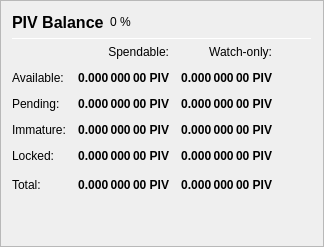
                   <widget class="QFrame" name="frame_Balances">
                    <property name="frameShape">
                     <enum>QFrame::StyledPanel</enum>
                    </property>
                    <property name="frameShadow">
                     <enum>QFrame::Raised</enum>
                    </property>
                    <layout class="QVBoxLayout" name="verticalLayout_4">
                     <item>
                      <layout class="QHBoxLayout" name="horizontalLayout_4">
                       <item>
                        <widget class="QLabel" name="label_5">
                         <property name="minimumSize">
                          <size>
                           <width>0</width>
                           <height>20</height>
                          </size>
                         </property>
                         <property name="font">
                          <font>
                           <pointsize>12</pointsize>
                           <weight>75</weight>
                           <bold>true</bold>
                          </font>
                         </property>
                         <property name="text">
                          <string>PIV Balance</string>
                         </property>
                        </widget>
                       </item>
                       <item>
                        <widget class="QLabel" name="labelPIVPercent">
                         <property name="text">
                          <string notr="true">0 %</string>
                         </property>
                        </widget>
                       </item>
                       <item>
                        <spacer name="horizontalSpacer_3">
                         <property name="orientation">
                          <enum>Qt::Horizontal</enum>
                         </property>
                         <property name="sizeHint" stdset="0">
                          <size>
                           <width>40</width>
                           <height>20</height>
                          </size>
                         </property>
                        </spacer>
                       </item>
                      </layout>
                     </item>
                     <item>
                      <widget class="Line" name="line_Balance">
                       <property name="minimumSize">
                        <size>
                         <width>0</width>
                         <height>1</height>
                        </size>
                       </property>
                       <property name="maximumSize">
                        <size>
                         <width>16777215</width>
                         <height>1</height>
                        </size>
                       </property>
                       <property name="orientation">
                        <enum>Qt::Horizontal</enum>
                       </property>
                      </widget>
                     </item>
                     <item>
                      <layout class="QGridLayout" name="gridLayout">
                       <property name="spacing">
                        <number>12</number>
                       </property>
                       <item row="0" column="1">
                        <widget class="QLabel" name="labelSpendable">
                         <property name="text">
                          <string>Spendable:</string>
                         </property>
                         <property name="alignment">
                          <set>Qt::AlignRight|Qt::AlignTrailing|Qt::AlignVCenter</set>
                         </property>
                        </widget>
                       </item>
                       <item row="0" column="2">
                        <widget class="QLabel" name="labelWatchonly">
                         <property name="text">
                          <string>Watch-only:</string>
                         </property>
                         <property name="alignment">
                          <set>Qt::AlignRight|Qt::AlignTrailing|Qt::AlignVCenter</set>
                         </property>
                        </widget>
                       </item>
                       <item row="1" column="0">
                        <widget class="QLabel" name="labelBalanceText">
                         <property name="text">
                          <string>Available:</string>
                         </property>
                        </widget>
                       </item>
                       <item row="1" column="1">
                        <widget class="QLabel" name="labelBalance">
                         <property name="font">
                          <font>
                           <weight>75</weight>
                           <bold>true</bold>
                          </font>
                         </property>
                         <property name="cursor">
                          <cursorShape>IBeamCursor</cursorShape>
                         </property>
                         <property name="toolTip">
                          <string>Your current spendable balance</string>
                         </property>
                         <property name="text">
                          <string notr="true">0.000 000 00 PIV</string>
                         </property>
                         <property name="alignment">
                          <set>Qt::AlignRight|Qt::AlignTrailing|Qt::AlignVCenter</set>
                         </property>
                         <property name="textInteractionFlags">
                          <set>Qt::LinksAccessibleByMouse|Qt::TextSelectableByKeyboard|Qt::TextSelectableByMouse</set>
                         </property>
                        </widget>
                       </item>
                       <item row="1" column="2">
                        <widget class="QLabel" name="labelWatchAvailable">
                         <property name="font">
                          <font>
                           <weight>75</weight>
                           <bold>true</bold>
                          </font>
                         </property>
                         <property name="cursor">
                          <cursorShape>IBeamCursor</cursorShape>
                         </property>
                         <property name="toolTip">
                          <string>Your current balance in watch-only addresses</string>
                         </property>
                         <property name="text">
                          <string notr="true">0.000 000 00 PIV</string>
                         </property>
                         <property name="alignment">
                          <set>Qt::AlignRight|Qt::AlignTrailing|Qt::AlignVCenter</set>
                         </property>
                         <property name="textInteractionFlags">
                          <set>Qt::LinksAccessibleByMouse|Qt::TextSelectableByKeyboard|Qt::TextSelectableByMouse</set>
                         </property>
                        </widget>
                       </item>
                       <item row="2" column="0">
                        <widget class="QLabel" name="labelPendingText">
                         <property name="text">
                          <string>Pending:</string>
                         </property>
                        </widget>
                       </item>
                       <item row="2" column="1">
                        <widget class="QLabel" name="labelUnconfirmed">
                         <property name="font">
                          <font>
                           <weight>75</weight>
                           <bold>true</bold>
                          </font>
                         </property>
                         <property name="cursor">
                          <cursorShape>IBeamCursor</cursorShape>
                         </property>
                         <property name="toolTip">
                          <string>Total of transactions that have yet to be confirmed, and do not yet count toward the spendable balance</string>
                         </property>
                         <property name="text">
                          <string notr="true">0.000 000 00 PIV</string>
                         </property>
                         <property name="alignment">
                          <set>Qt::AlignRight|Qt::AlignTrailing|Qt::AlignVCenter</set>
                         </property>
                         <property name="textInteractionFlags">
                          <set>Qt::LinksAccessibleByMouse|Qt::TextSelectableByKeyboard|Qt::TextSelectableByMouse</set>
                         </property>
                        </widget>
                       </item>
                       <item row="2" column="2">
                        <widget class="QLabel" name="labelWatchPending">
                         <property name="font">
                          <font>
                           <weight>75</weight>
                           <bold>true</bold>
                          </font>
                         </property>
                         <property name="cursor">
                          <cursorShape>IBeamCursor</cursorShape>
                         </property>
                         <property name="toolTip">
                          <string>Unconfirmed transactions to watch-only addresses</string>
                         </property>
                         <property name="text">
                          <string notr="true">0.000 000 00 PIV</string>
                         </property>
                         <property name="alignment">
                          <set>Qt::AlignRight|Qt::AlignTrailing|Qt::AlignVCenter</set>
                         </property>
                         <property name="textInteractionFlags">
                          <set>Qt::LinksAccessibleByMouse|Qt::TextSelectableByKeyboard|Qt::TextSelectableByMouse</set>
                         </property>
                        </widget>
                       </item>
                       <item row="3" column="0">
                        <widget class="QLabel" name="labelImmatureText">
                         <property name="text">
                          <string>Immature:</string>
                         </property>
                        </widget>
                       </item>
                       <item row="3" column="1">
                        <widget class="QLabel" name="labelImmature">
                         <property name="font">
                          <font>
                           <weight>75</weight>
                           <bold>true</bold>
                          </font>
                         </property>
                         <property name="cursor">
                          <cursorShape>IBeamCursor</cursorShape>
                         </property>
                         <property name="toolTip">
                          <string>Staked or masternode rewards that has not yet matured</string>
                         </property>
                         <property name="text">
                          <string notr="true">0.000 000 00 PIV</string>
                         </property>
                         <property name="alignment">
                          <set>Qt::AlignRight|Qt::AlignTrailing|Qt::AlignVCenter</set>
                         </property>
                         <property name="textInteractionFlags">
                          <set>Qt::LinksAccessibleByMouse|Qt::TextSelectableByKeyboard|Qt::TextSelectableByMouse</set>
                         </property>
                        </widget>
                       </item>
                       <item row="3" column="2">
                        <widget class="QLabel" name="labelWatchImmature">
                         <property name="font">
                          <font>
                           <weight>75</weight>
                           <bold>true</bold>
                          </font>
                         </property>
                         <property name="cursor">
                          <cursorShape>IBeamCursor</cursorShape>
                         </property>
                         <property name="toolTip">
                          <string>Staked or masternode rewards in watch-only addresses that has not yet matured</string>
                         </property>
                         <property name="text">
                          <string notr="true">0.000 000 00 PIV</string>
                         </property>
                         <property name="alignment">
                          <set>Qt::AlignRight|Qt::AlignTrailing|Qt::AlignVCenter</set>
                         </property>
                         <property name="textInteractionFlags">
                          <set>Qt::LinksAccessibleByMouse|Qt::TextSelectableByKeyboard|Qt::TextSelectableByMouse</set>
                         </property>
                        </widget>
                       </item>
                       <item row="4" column="0">
                        <widget class="QLabel" name="labelLockedBalanceText">
                         <property name="toolTip">
                          <string>Locked PIV or Masternode collaterals. These are excluded from zPIV minting.</string>
                         </property>
                         <property name="text">
                          <string>Locked:</string>
                         </property>
                        </widget>
                       </item>
                       <item row="4" column="1">
                        <widget class="QLabel" name="labelLockedBalance">
                         <property name="font">
                          <font>
                           <weight>75</weight>
                           <bold>true</bold>
                          </font>
                         </property>
                         <property name="cursor">
                          <cursorShape>IBeamCursor</cursorShape>
                         </property>
                         <property name="toolTip">
                          <string>Locked PIV or Masternode collaterals. These are excluded from zPIV minting.</string>
                         </property>
                         <property name="text">
                          <string notr="true">0.000 000 00 PIV</string>
                         </property>
                         <property name="alignment">
                          <set>Qt::AlignRight|Qt::AlignTrailing|Qt::AlignVCenter</set>
                         </property>
                         <property name="textInteractionFlags">
                          <set>Qt::LinksAccessibleByMouse|Qt::TextSelectableByKeyboard|Qt::TextSelectableByMouse</set>
                         </property>
                        </widget>
                       </item>
                       <item row="4" column="2">
                        <widget class="QLabel" name="labelWatchLocked">
                         <property name="font">
                          <font>
                           <weight>75</weight>
                           <bold>true</bold>
                          </font>
                         </property>
                         <property name="cursor">
                          <cursorShape>IBeamCursor</cursorShape>
                         </property>
                         <property name="toolTip">
                          <string>Current locked balance in watch-only addresses</string>
                         </property>
                         <property name="text">
                          <string notr="true">0.000 000 00 PIV</string>
                         </property>
                         <property name="alignment">
                          <set>Qt::AlignRight|Qt::AlignTrailing|Qt::AlignVCenter</set>
                         </property>
                         <property name="textInteractionFlags">
                          <set>Qt::LinksAccessibleByMouse|Qt::TextSelectableByKeyboard|Qt::TextSelectableByMouse</set>
                         </property>
                        </widget>
                       </item>
                       <item row="5" column="0">
                        <widget class="QLabel" name="labelTotalText">
                         <property name="toolTip">
                          <string>Your current NextON balance, unconfirmed and immature transactions included</string>
                         </property>
                         <property name="text">
                          <string>Total:</string>
                         </property>
                        </widget>
                       </item>
                       <item row="5" column="1">
                        <widget class="QLabel" name="labelTotal">
                         <property name="font">
                          <font>
                           <weight>75</weight>
                           <bold>true</bold>
                          </font>
                         </property>
                         <property name="cursor">
                          <cursorShape>IBeamCursor</cursorShape>
                         </property>
                         <property name="toolTip">
                          <string>Your current NextON balance, unconfirmed and immature transactions included</string>
                         </property>
                         <property name="text">
                          <string notr="true">0.000 000 00 PIV</string>
                         </property>
                         <property name="alignment">
                          <set>Qt::AlignRight|Qt::AlignTrailing|Qt::AlignVCenter</set>
                         </property>
                         <property name="textInteractionFlags">
                          <set>Qt::LinksAccessibleByMouse|Qt::TextSelectableByKeyboard|Qt::TextSelectableByMouse</set>
                         </property>
                        </widget>
                       </item>
                       <item row="5" column="2">
                        <widget class="QLabel" name="labelWatchTotal">
                         <property name="font">
                          <font>
                           <weight>75</weight>
                           <bold>true</bold>
                          </font>
                         </property>
                         <property name="cursor">
                          <cursorShape>IBeamCursor</cursorShape>
                         </property>
                         <property name="toolTip">
                          <string>Current total balance in watch-only addresses</string>
                         </property>
                         <property name="text">
                          <string notr="true">0.000 000 00 PIV</string>
                         </property>
                         <property name="alignment">
                          <set>Qt::AlignRight|Qt::AlignTrailing|Qt::AlignVCenter</set>
                         </property>
                         <property name="textInteractionFlags">
                          <set>Qt::LinksAccessibleByMouse|Qt::TextSelectableByKeyboard|Qt::TextSelectableByMouse</set>
                         </property>
                        </widget>
                       </item>
                       <item row="5" column="3">
                        <spacer name="horizontalSpacer_9">
                         <property name="orientation">
                          <enum>Qt::Horizontal</enum>
                         </property>
                         <property name="sizeHint" stdset="0">
                          <size>
                           <width>40</width>
                           <height>20</height>
                          </size>
                         </property>
                        </spacer>
                       </item>
                      </layout>
                     </item>
                     <item>
                      <spacer name="verticalSpacer_3">
                       <property name="orientation">
                        <enum>Qt::Vertical</enum>
                       </property>
                       <property name="sizeHint" stdset="0">
                        <size>
                         <width>20</width>
                         <height>40</height>
                        </size>
                       </property>
                      </spacer>
                     </item>
                    </layout>
                   </widget>
